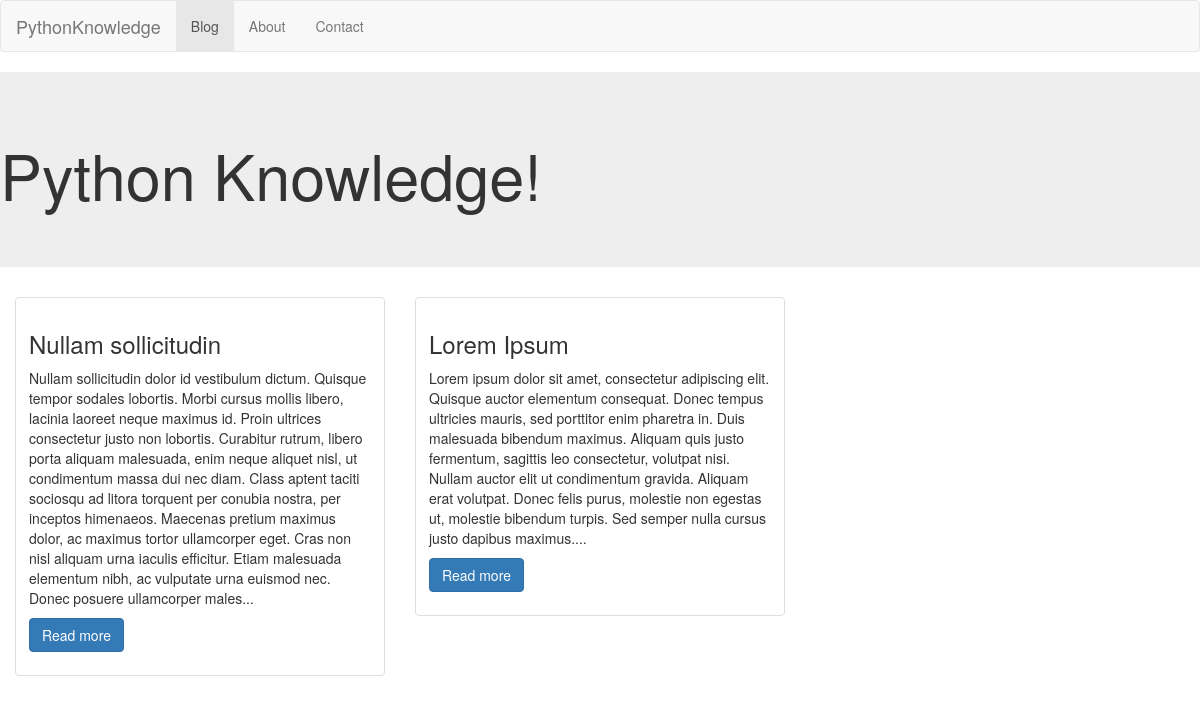
Before: / with the older database file.
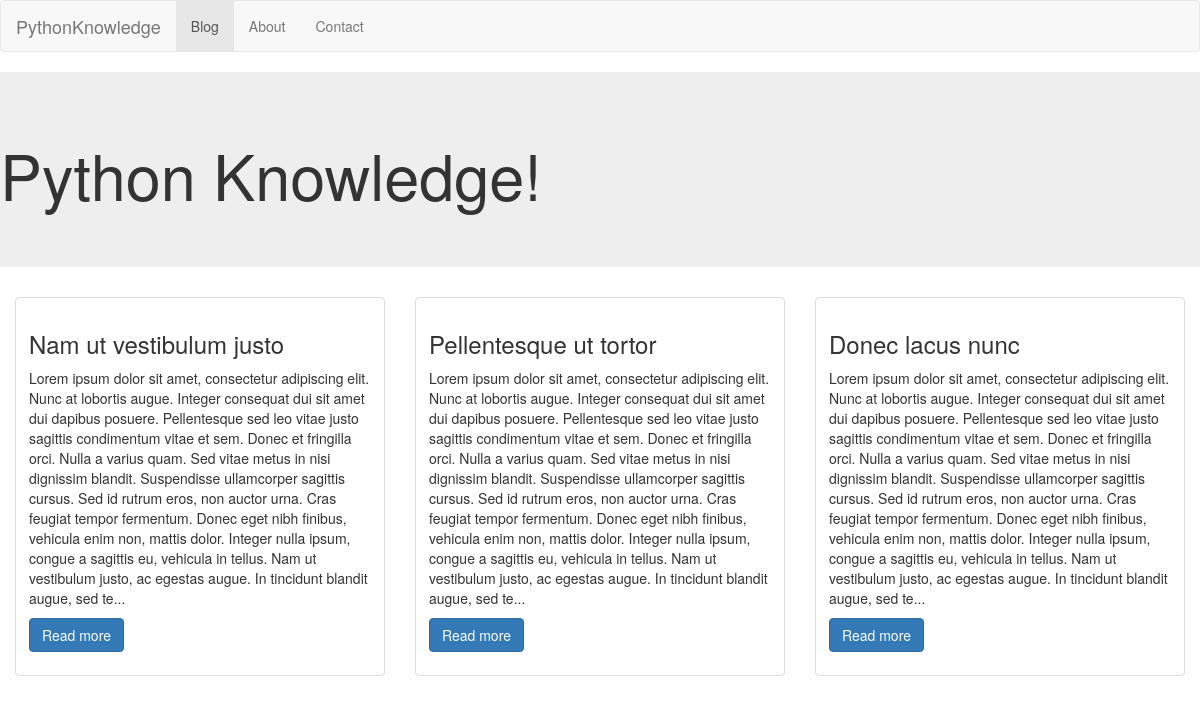
After: the same page with the newer database file.
### blog_page/models.py (models this page shows, shortened)
class Post(models.Model):
    post_id = models.AutoField(primary_key=True)
    post_category = models.ForeignKey(Category)
    post_title = models.CharField(max_length=256)
    post_content = models.TextField()
    post_date = models.DateTimeField(auto_now_add=True)
    post_author = models.ForeignKey(Author)
    class Meta:
        verbose_name_plural = 'Posts'
        ordering = ["-post_date"]

### blog_page/views.py (the view)
# urls.py: url(r'^$', HomePageView.as_view()),
class HomePageView(TemplateView):
    template_name = "blog_page/index.html"
    def get_context_data(self, **kwargs):
        context = super(HomePageView, self).get_context_data(**kwargs)
        context['recent_post'] = Post.objects.all()[:3]
        return context

### templates/blog_page/index.html
{% extends 'base.html' %}
{% block body_block %}
<div class="jumbotron">
    <h1> Python Knowledge!</h1>
</div>
<div class="thumbnailsBlock">
    {% for post in recent_post %}
        <div class="col-sm-6 col-md-4">
            <div class="thumbnail">
                <div class="caption">
                    <h3> {{ post.post_title }} </h3>
                    <p> {{ post.post_content|slice:"0:600" }}... </p>
                    <p> <a href="{{ post.pk }}" class="btn btn-primary" role="button">Read more</a> </p>
                </div>
            </div>
        </div>
    {% endfor %}
</div>
{% endblock %}

### templates/base.html (shortened to what this page needs)
<!DOCTYPE html>
{% load staticfiles %}
<html lang="en">
<head>
    <link rel="stylesheet" href="{% static "css/styles.css" %}"/>
    <link rel="stylesheet" href="http://maxcdn.bootstrapcdn.com/bootstrap/3.3.6/css/bootstrap.min.css">
</head>
<body>
<nav class="navbar navbar-default">
    <div class="container-fluid">
        <div class="navbar-header">
            <a class="navbar-brand" href="/">PythonKnowledge</a>
        </div>
        <div class="collapse navbar-collapse">
            <ul class="nav navbar-nav">
                <li class="active">
                    <a href="/blog/"> Blog </a>
                </li>
                <li>
                    <a href="/about/"> About </a>
                </li>
                <li>
                    <a href="/contact/"> Contact </a>
                </li>
            </ul>
        </div>
    </div>
</nav>
{% block body_block %}
{% endblock %}
</body>
</html>

Changed rows visible on the page:
no longer on this page (row unchanged): Post: post_title "Nullam sollicitudin", post_content "Nullam sollicitudin dolor id vestibulum dictum. Quisque tempor sodales lobortis. Morbi cursus mollis libero, lacinia laoreet neque maximus id. Proin ultrices consectetur justo non lobortis. Curabitur rutrum, libero porta aliquam malesuada, enim neque aliquet nisl, ut condimentum massa dui nec diam. Class aptent taciti sociosqu ad litora torquent per conubia nostra, per inceptos himenaeos. Maecenas pretium maximus dolor, ac maximus tortor ullamcorper eget. Cras non nisl aliquam urna iaculis efficitur. Etiam malesuada elementum nibh, ac vulputate urna euismod nec. Donec posuere ullamcorper males"
no longer on this page (row unchanged): Post: post_title "Lorem Ipsum", post_content "Lorem ipsum dolor sit amet, consectetur adipiscing elit. Quisque auctor elementum consequat. Donec tempus ultricies mauris, sed porttitor enim pharetra in. Duis malesuada bibendum maximus. Aliquam quis justo fermentum, sagittis leo consectetur, volutpat nisi. Nullam auctor elit ut condimentum gravida. Aliquam erat volutpat. Donec felis purus, molestie non egestas ut, molestie bibendum turpis. Sed semper nulla cursus justo dapibus maximus."
added Post: post_title "Nam ut vestibulum justo", post_content "Lorem ipsum dolor sit amet, consectetur adipiscing elit. Nunc at lobortis augue. Integer consequat dui sit amet dui dapibus posuere. Pellentesque sed leo vitae justo sagittis condimentum vitae et sem. Donec et fringilla orci. Nulla a varius quam. Sed vitae metus in nisi dignissim blandit. Suspendisse ullamcorper sagittis cursus. Sed id rutrum eros, non auctor urna. Cras feugiat tempor fermentum. Donec eget nibh finibus, vehicula enim non, mattis dolor. Integer nulla ipsum, congue a sagittis eu, vehicula in tellus. Nam ut vestibulum justo, ac egestas augue. In tincidunt blandit augue, sed te"
added Post: post_title "Pellentesque ut tortor", post_content "Lorem ipsum dolor sit amet, consectetur adipiscing elit. Nunc at lobortis augue. Integer consequat dui sit amet dui dapibus posuere. Pellentesque sed leo vitae justo sagittis condimentum vitae et sem. Donec et fringilla orci. Nulla a varius quam. Sed vitae metus in nisi dignissim blandit. Suspendisse ullamcorper sagittis cursus. Sed id rutrum eros, non auctor urna. Cras feugiat tempor fermentum. Donec eget nibh finibus, vehicula enim non, mattis dolor. Integer nulla ipsum, congue a sagittis eu, vehicula in tellus. Nam ut vestibulum justo, ac egestas augue. In tincidunt blandit augue, sed te"
added Post: post_title "Donec lacus nunc", post_content "Lorem ipsum dolor sit amet, consectetur adipiscing elit. Nunc at lobortis augue. Integer consequat dui sit amet dui dapibus posuere. Pellentesque sed leo vitae justo sagittis condimentum vitae et sem. Donec et fringilla orci. Nulla a varius quam. Sed vitae metus in nisi dignissim blandit. Suspendisse ullamcorper sagittis cursus. Sed id rutrum eros, non auctor urna. Cras feugiat tempor fermentum. Donec eget nibh finibus, vehicula enim non, mattis dolor. Integer nulla ipsum, congue a sagittis eu, vehicula in tellus. Nam ut vestibulum justo, ac egestas augue. In tincidunt blandit augue, sed te"
